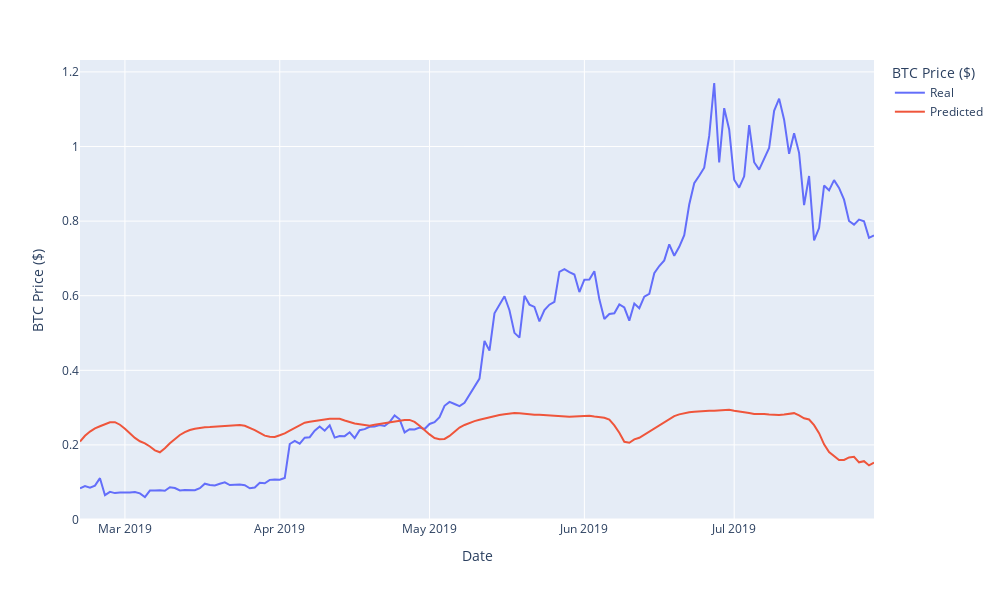

Source (notebook cell):
### Code cell
# Plot the real vs predicted values as a line chart
px.line(
    stocks, 
    width=1000, 
    height=600, 
    labels=dict(
        index='Date', 
        value='BTC Price ($)', 
        variable='BTC Price ($)'
    )
)

### Figure 1 — Plotly figure (JSON) as saved in the notebook; plotly's stock layout.template omitted (floating-point values rounded to 4 significant figures; data arrays with more than 128 entries replaced by an {"elided": "..."} marker saying what was removed)
{"data": [{"hovertemplate": "BTC Price ($)=%{y}<br>Date=%{x}<extra></extra>", "legendgroup": "Real", "line": {"color": "#636efa", "dash": "solid"}, "marker": {"symbol": "circle"}, "mode": "lines", "name": "Real", "orientation": "v", "showlegend": true, "type": "scatter", "x": {"elided": "160 str values"}, "xaxis": "x", "y": {"elided": "160 float values"}, "yaxis": "y"}, {"hovertemplate": "BTC Price ($)=%{y}<br>Date=%{x}<extra></extra>", "legendgroup": "Predicted", "line": {"color": "#EF553B", "dash": "solid"}, "marker": {"symbol": "circle"}, "mode": "lines", "name": "Predicted", "orientation": "v", "showlegend": true, "type": "scatter", "x": {"elided": "160 str values"}, "xaxis": "x", "y": {"elided": "160 float values"}, "yaxis": "y"}], "layout": {"height": 600, "legend": {"title": {"text": "BTC Price ($)"}, "tracegroupgap": 0}, "margin": {"t": 60}, "width": 1000, "xaxis": {"anchor": "y", "domain": [0, 1], "title": {"text": "Date"}}, "yaxis": {"anchor": "x", "domain": [0, 1], "title": {"text": "BTC Price ($)"}}}}
